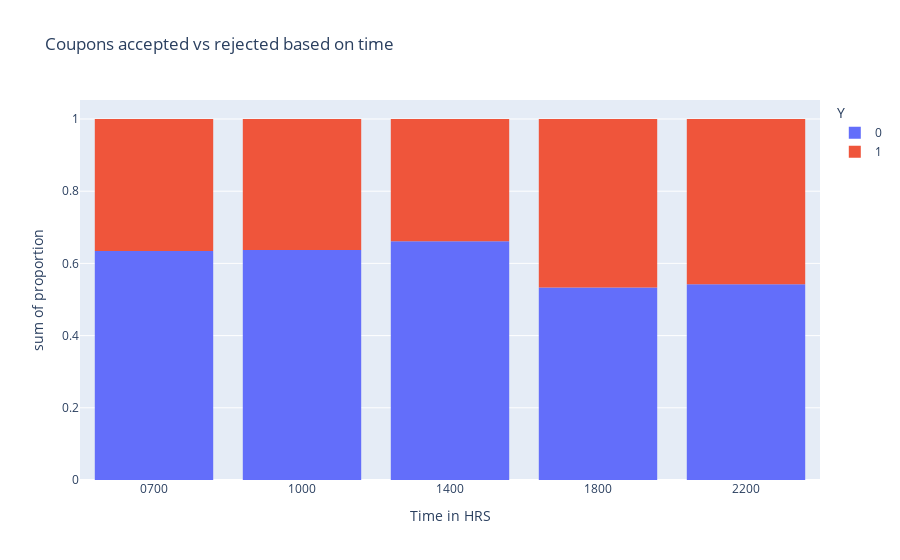

The cell this chart's notebook holds for it:
### Markdown cell above
What about the time of day, did it have an efftect on the acceptance rate for drivers that received the bar and coffee house coupons?

### Code cell
#The visualization in plotly shows a higher percentage of acceptance when coupons were sent at 6PM and 10PM.
bc = bar_coupons_df.groupby(['time'])['Y'].value_counts(normalize=True).reset_index()
print(bc)
px.histogram(bc, x='time', y='proportion', color='Y', labels={'time':'Time in HRS'}, title='Coupons accepted vs rejected based on time')

### Figure 1 — Plotly figure (JSON) as saved in the notebook; plotly's stock layout.template omitted (floating-point values rounded to 4 significant figures)
{"data": [{"alignmentgroup": "True", "bingroup": "x", "histfunc": "sum", "hovertemplate": "Y=0<br>Time in HRS=%{x}<br>sum of proportion=%{y}<extra></extra>", "legendgroup": "0", "marker": {"color": "#636efa", "pattern": {"shape": ""}}, "name": "0", "offsetgroup": "0", "orientation": "v", "showlegend": true, "type": "histogram", "x": ["0700", "1000", "1400", "1800", "2200"], "xaxis": "x", "y": [0.6345, 0.6374, 0.661, 0.5336, 0.5423], "yaxis": "y"}, {"alignmentgroup": "True", "bingroup": "x", "histfunc": "sum", "hovertemplate": "Y=1<br>Time in HRS=%{x}<br>sum of proportion=%{y}<extra></extra>", "legendgroup": "1", "marker": {"color": "#EF553B", "pattern": {"shape": ""}}, "name": "1", "offsetgroup": "1", "orientation": "v", "showlegend": true, "type": "histogram", "x": ["0700", "1000", "1400", "1800", "2200"], "xaxis": "x", "y": [0.3655, 0.3626, 0.339, 0.4664, 0.4577], "yaxis": "y"}], "layout": {"autosize": true, "barmode": "relative", "legend": {"title": {"text": "Y"}, "tracegroupgap": 0}, "title": {"text": "Coupons accepted vs rejected based on time"}, "xaxis": {"anchor": "y", "autorange": true, "domain": [0, 1], "range": [-0.5, 4.5], "title": {"text": "Time in HRS"}, "type": "category"}, "yaxis": {"anchor": "x", "autorange": true, "domain": [0, 1], "range": [0, 1.053], "title": {"text": "sum of proportion"}, "type": "linear"}}}
